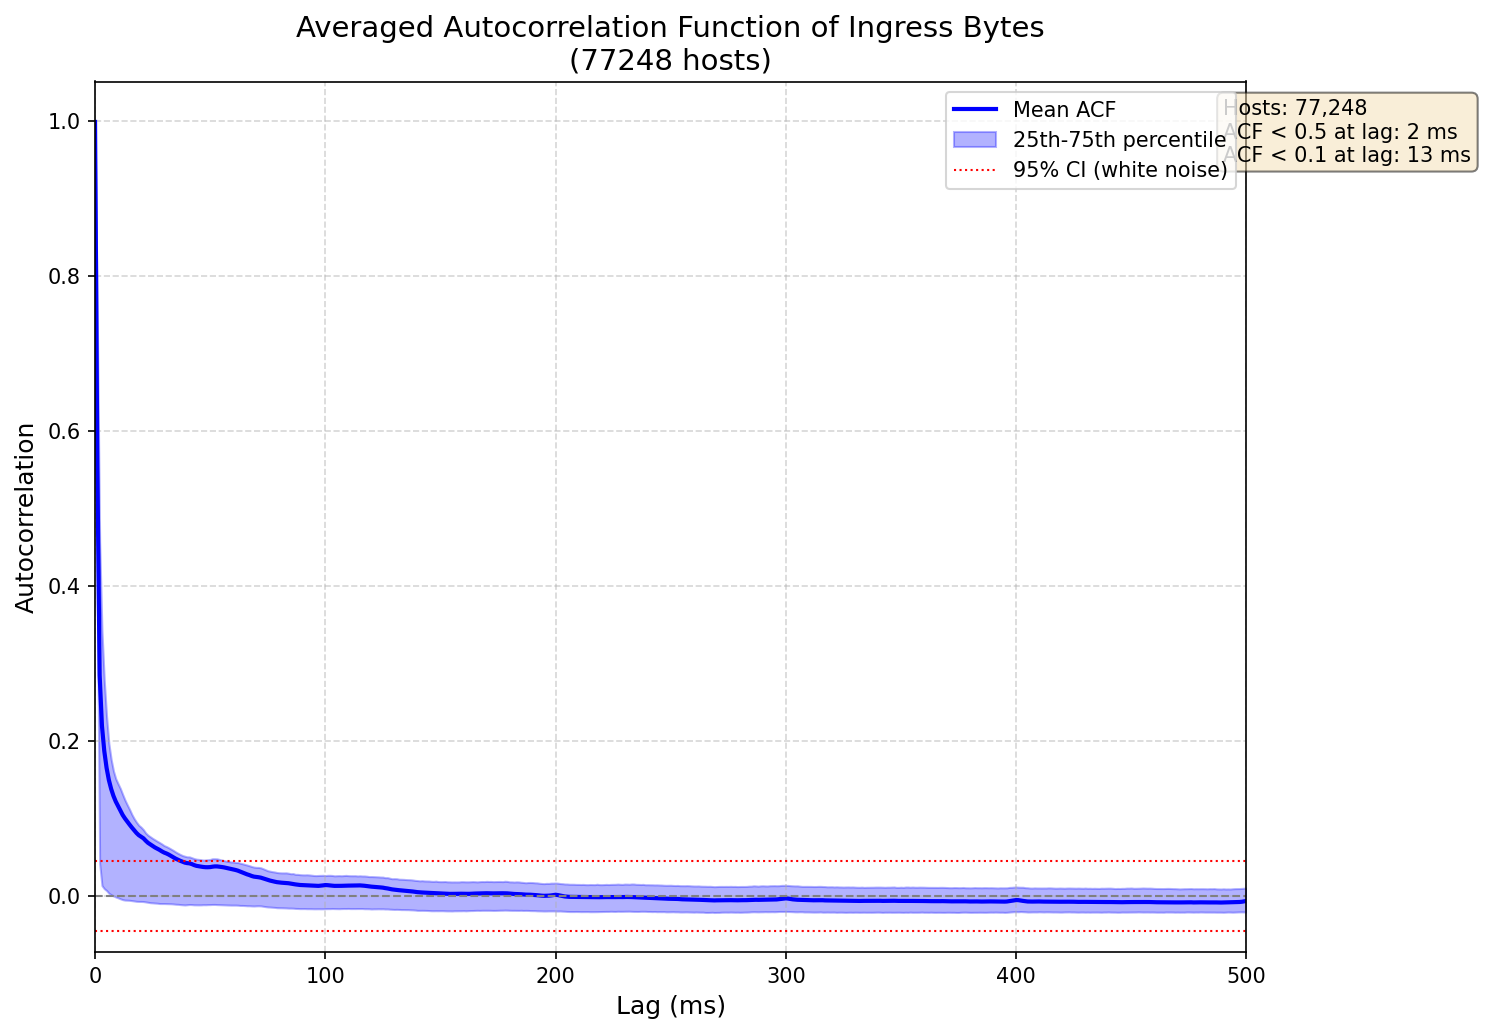

Write Python code to recreate this figure.
import pandas as pd
import numpy as np
import matplotlib.pyplot as plt
import glob
import os

def load_ingress_bytes(file_path):
    """Load ingress bytes from a CSV file."""
    try:
        df = pd.read_csv(file_path)
        return df['ingressBytes'].values
    except Exception as e:
        return None

def compute_acf(data, max_lag=500):
    """Compute autocorrelation function.
    
    Args:
        data: Time series data (ingress bytes)
        max_lag: Maximum lag to compute (in samples/ms)
    
    Returns:
        lags, acf values
    """
    n = len(data)
    if n < max_lag * 2:
        max_lag = n // 2
    
    # Normalize data (subtract mean, divide by std)
    data_normalized = (data - np.mean(data)) / (np.std(data) + 1e-10)
    
    # Compute autocorrelation using numpy correlate
    acf_full = np.correlate(data_normalized, data_normalized, mode='full')
    acf_full = acf_full / n  # Normalize by length
    
    # Take only positive lags (including 0)
    acf = acf_full[n-1:n-1+max_lag+1]
    lags = np.arange(max_lag + 1)
    
    return lags, acf

def main():
    # Path to the ingress_bytes folder
    script_dir = os.path.dirname(os.path.abspath(__file__))
    ingress_folder = os.path.join(script_dir, '..', 'ingress_bytes')
    output_dir = script_dir
    
    print(f"Loading data from: {ingress_folder}")
    
    # Get all CSV files
    all_files = glob.glob(os.path.join(ingress_folder, "ingress_bytes_*.csv"))
    print(f"Found {len(all_files)} files")
    
    # Parameters
    max_lag = 500  # Maximum lag in ms
    
    # Collect ACFs from all hosts
    all_acfs = []
    
    for i, file in enumerate(all_files):
        if i % 500 == 0:
            print(f"Processing file {i}/{len(all_files)}...")
        
        data = load_ingress_bytes(file)
        if data is None or len(data) < max_lag * 2:
            continue
        
        lags, acf = compute_acf(data, max_lag=max_lag)
        all_acfs.append(acf)
    
    print(f"Successfully processed {len(all_acfs)} hosts")
    
    if len(all_acfs) == 0:
        print("No valid ACFs computed!")
        return
    
    # Convert to numpy array and compute average
    all_acfs = np.array(all_acfs)
    avg_acf = np.mean(all_acfs, axis=0)
    std_acf = np.std(all_acfs, axis=0)
    
    # Compute percentiles for robustness
    median_acf = np.median(all_acfs, axis=0)
    p25_acf = np.percentile(all_acfs, 25, axis=0)
    p75_acf = np.percentile(all_acfs, 75, axis=0)
    
    lags = np.arange(len(avg_acf))
    
    # Plot averaged ACF
    fig, ax = plt.subplots(figsize=(10, 7))
    
    ax.plot(lags, avg_acf, 'b-', linewidth=2, label='Mean ACF')
    ax.fill_between(lags, p25_acf, p75_acf, 
                    alpha=0.3, color='blue', label='25th-75th percentile')
    
    # Add horizontal line at 0
    ax.axhline(y=0, color='gray', linestyle='--', linewidth=1)
    
    # Add confidence bounds (approximate 95% CI for white noise)
    n_avg = np.mean([len(load_ingress_bytes(f)) for f in all_files[:100] if load_ingress_bytes(f) is not None])
    ci_bound = 1.96 / np.sqrt(n_avg)
    ax.axhline(y=ci_bound, color='red', linestyle=':', linewidth=1, label=f'95% CI (white noise)')
    ax.axhline(y=-ci_bound, color='red', linestyle=':', linewidth=1)
    
    ax.set_xlabel('Lag (ms)', fontsize=12)
    ax.set_ylabel('Autocorrelation', fontsize=12)
    ax.set_title(f'Averaged Autocorrelation Function of Ingress Bytes\n({len(all_acfs)} hosts)', fontsize=14)
    ax.legend(loc='upper right')
    ax.grid(True, linestyle='--', alpha=0.5)
    ax.set_xlim(0, max_lag)
    
    # Add statistics
    # Find first lag where ACF drops below 0.5 and 0.1
    lag_half = np.argmax(avg_acf < 0.5) if np.any(avg_acf < 0.5) else max_lag
    lag_tenth = np.argmax(avg_acf < 0.1) if np.any(avg_acf < 0.1) else max_lag
    
    stats_text = (f'Hosts: {len(all_acfs):,}\n'
                  f'ACF < 0.5 at lag: {lag_half} ms\n'
                  f'ACF < 0.1 at lag: {lag_tenth} ms')
    ax.text(0.98, 0.98, stats_text, transform=ax.transAxes, fontsize=10,
            verticalalignment='top', horizontalalignment='left',
            bbox=dict(boxstyle='round', facecolor='wheat', alpha=0.5))
    
    plt.tight_layout()
    output_file = os.path.join(output_dir, 'ingress_bytes_acf.png')
    plt.savefig(output_file, dpi=150, bbox_inches='tight')
    plt.show()
    print(f"Saved plot to {output_file}")

if __name__ == '__main__':
    main()
